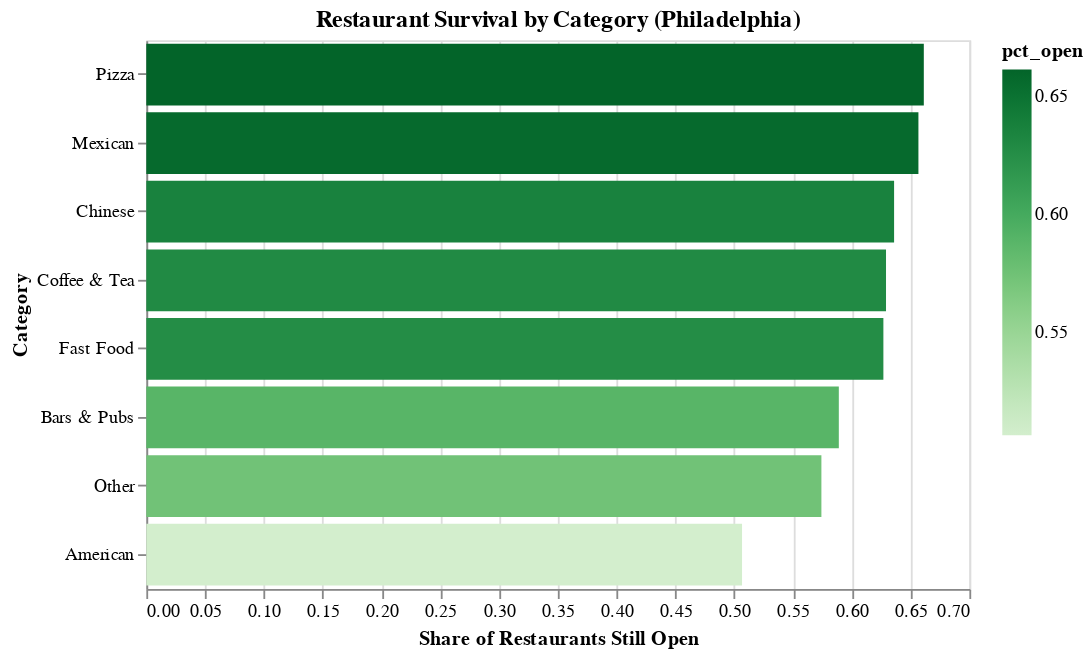

Notebook code cell kept with this figure:
### Code cell
cat_chart = (
    alt.Chart(cat_summary)
      .mark_bar()
      .encode(
          x=alt.X("pct_open:Q", title="Share of Restaurants Still Open"),
          y=alt.Y("category_simple:N", sort="-x", title="Category"),
          color=alt.Color("pct_open:Q", scale=alt.Scale(scheme="greens")),
          tooltip=["category_simple:N", "pct_open:Q", "n:Q"]
      )
      .properties(
          title="Restaurant Survival by Category (Philadelphia)",
          width=450,
          height=300
      )
)

cat_chart

### Figure 1 — Vega-Lite specification as saved in the notebook (floating-point values rounded to 4 significant figures)
{"config": {"view": {"continuousWidth": 300, "continuousHeight": 300}}, "data": {"name": "data-9c9085ad7ba1fc91c67bc47109861d77"}, "mark": {"type": "bar"}, "encoding": {"color": {"field": "pct_open", "scale": {"scheme": "greens"}, "type": "quantitative"}, "tooltip": [{"field": "category_simple", "type": "nominal"}, {"field": "pct_open", "type": "quantitative"}, {"field": "n", "type": "quantitative"}], "x": {"field": "pct_open", "title": "Share of Restaurants Still Open", "type": "quantitative"}, "y": {"field": "category_simple", "sort": "-x", "title": "Category", "type": "nominal"}}, "height": 300, "title": "Restaurant Survival by Category (Philadelphia)", "width": 450, "$schema": "https://vega.github.io/schema/vega-lite/v5.20.1.json", "datasets": {"data-9c9085ad7ba1fc91c67bc47109861d77": [{"category_simple": "American", "pct_open": 0.5067, "n": 450}, {"category_simple": "Bars & Pubs", "pct_open": 0.589, "n": 1124}, {"category_simple": "Chinese", "pct_open": 0.636, "n": 467}, {"category_simple": "Coffee & Tea", "pct_open": 0.6291, "n": 701}, {"category_simple": "Fast Food", "pct_open": 0.6269, "n": 335}, {"category_simple": "Mexican", "pct_open": 0.6567, "n": 300}, {"category_simple": "Other", "pct_open": 0.5742, "n": 1679}, {"category_simple": "Pizza", "pct_open": 0.6613, "n": 800}]}}
